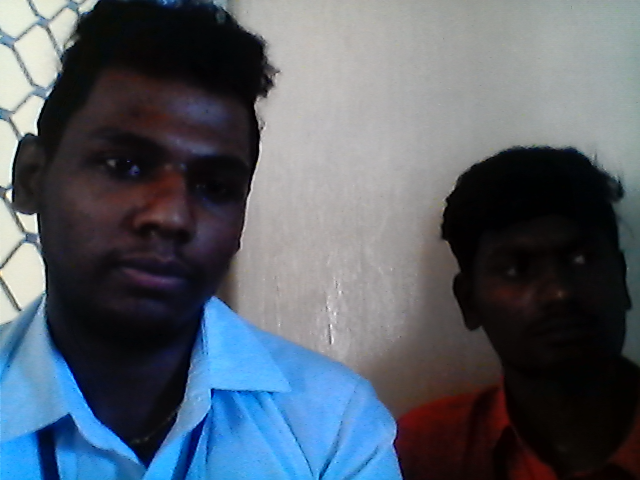
#> input picture Automacy/pythonProject2/opencv_frame_0.png, 640 x 480 px, found by its file name
$ python vein1.py
#> lines starting #> are read from the running program, lines starting #| are printed output that depends on the picture; after the words box and inside, x2 and y2 are one past the last pixel; in counts of white or black regions, pixels touching at a corner belong together
import numpy as np
import cv2
from matplotlib import pyplot as plt
img =cv2.imread(r"C:\Users\ELCOT\PycharmProjects\pythonProject2\opencv_frame_0.png",0)
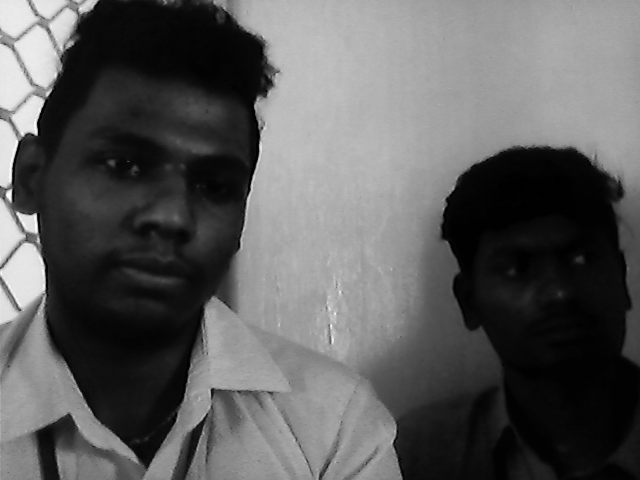
#> img: shape (480, 640); min 0, max 253, mean 92.1
kernel = np.ones((5,5), np.uint8)

# create a CLAHE object (Arguments are optional).

clahe = cv2.createCLAHE(clipLimit=1.5, tileGridSize=(7,7))
cl1 = clahe.apply(img)
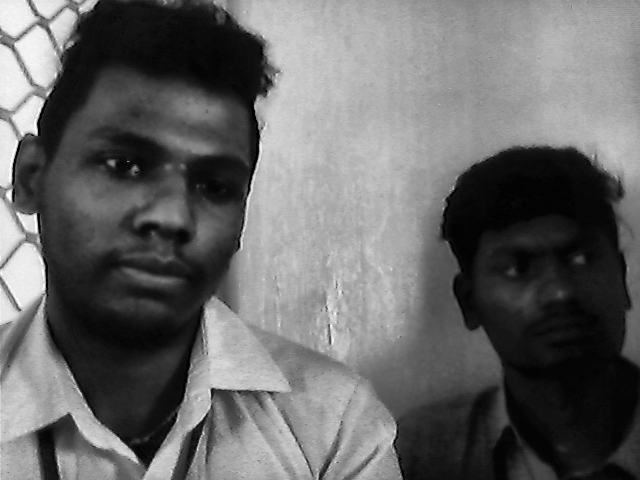
#> cl1: shape (480, 640); min 1, max 254, mean 103.6
#apply adaptive threshold
cl2 = cv2.medianBlur(cl1, 5)
th1 = cv2.adaptiveThreshold(cl2,255,cv2.ADAPTIVE_THRESH_MEAN_C,cv2.THRESH_BINARY_INV,25,2.55)
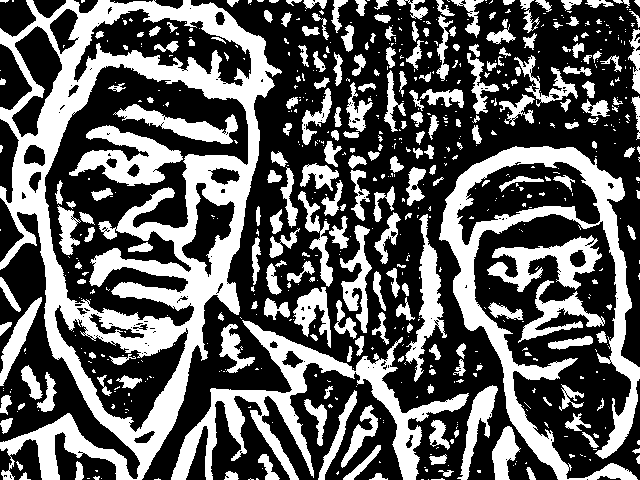
#> th1: shape (480, 640); 37.3% white; 662 white regions (431 under 20 px), largest, box (x1, y1, x2, y2) and area: (0, 0, 282, 480) 39910, (439, 146, 640, 480) 14843, (171, 320, 469, 480) 10034
#apply otsu threshold
blur = cv2.GaussianBlur(cl1,(5,5),0)
ret3,th3 = cv2.threshold(blur,0,255,cv2.THRESH_BINARY+cv2.THRESH_OTSU)
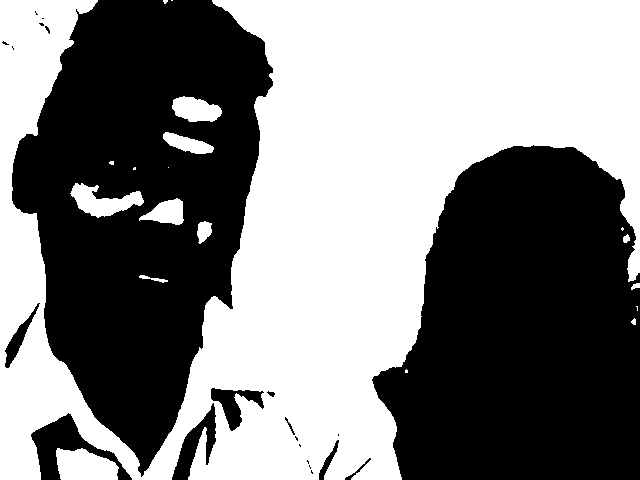
#> th3: shape (480, 640); 50.7% white; 22 black regions (12 under 20 px), largest, box (x1, y1, x2, y2) and area: (12, 0, 273, 477) 75466, (372, 145, 640, 480) 70486, (31, 413, 132, 480) 2273
#> ret3 = 102
#removing noise
th2 = th1 & th3
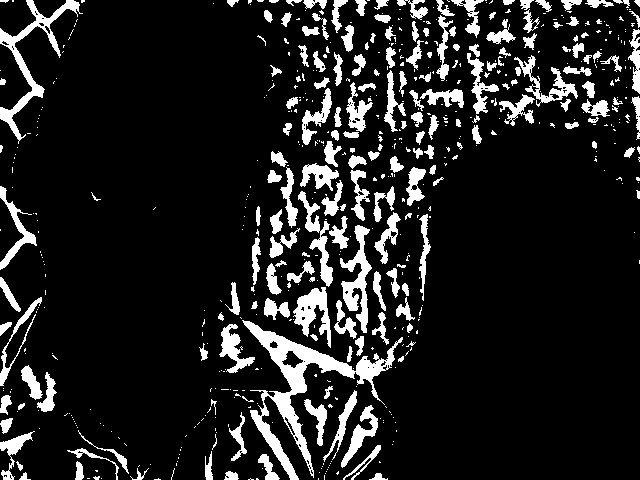
#> th2: shape (480, 640); 12.8% white; 598 white regions (409 under 20 px), largest, box (x1, y1, x2, y2) and area: (242, 320, 403, 480) 4729, (0, 0, 83, 144) 1898, (340, 225, 372, 333) 1330
#morphological transform
opening = cv2.morphologyEx(th2, cv2.MORPH_OPEN, kernel)
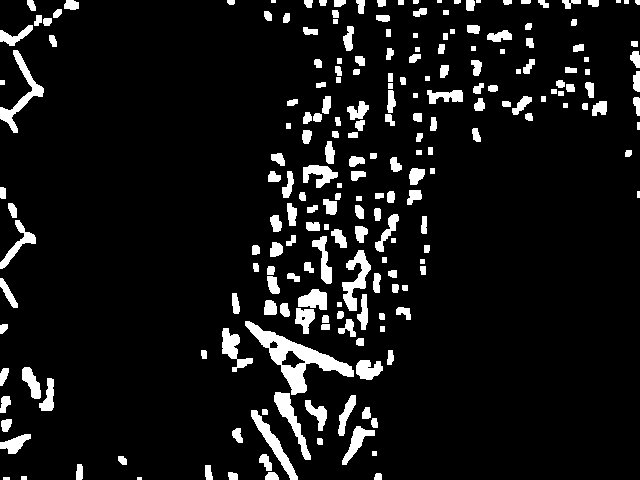
#> opening: shape (480, 640); 8.4% white; 217 white regions (5 under 20 px)
#finding outlines via contouring process
image=cv2.findContours(opening,cv2.RETR_TREE,cv2.CHAIN_APPROX_NONE)
#> image = 220 contours, 31 with area under 20; largest, box (x1, y1, x2, y2) and area: (245, 321, 354, 395) 2268, (0, 50, 44, 133) 706, (342, 250, 371, 311) 653, (251, 410, 298, 480) 648, (274, 392, 311, 460) 622
contours=cv2.findContours(opening,cv2.RETR_TREE,cv2.CHAIN_APPROX_NONE)
#> contours has the same summary as image
#print(contours)
hierarchy =cv2.findContours(opening,cv2.RETR_TREE,cv2.CHAIN_APPROX_NONE)
#print("HIERARCHY:",hierarchy)
img1 = cv2.cvtColor(img, cv2.COLOR_GRAY2BGR)
#for i in range(len(contours)):
#print(contours[1])
pt = (contours[0])
#> pt has the same summary as image
dst = cv2.drawContours(img1, pt, -1, (0,0,255), 3)
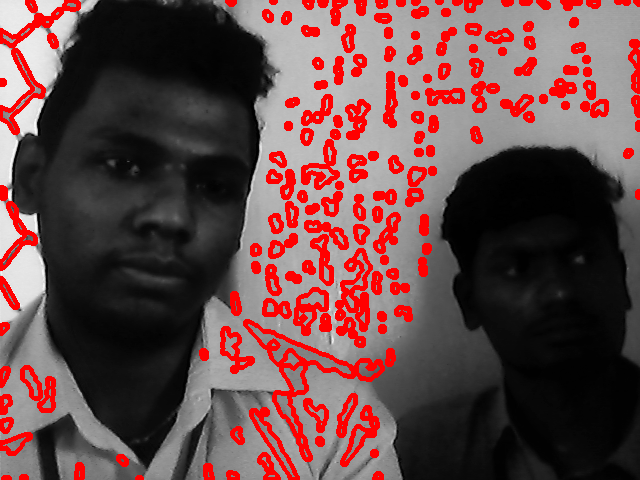
#> dst: shape (480, 640, 3); mean B, G, R 72.2, 72.2, 104.2
print(dst)
#> (printed output is left out)
#printing the results onto the screen
cv2.imwrite("out.jpg", dst)
cv2.imwrite("dst.jpg",dst)
